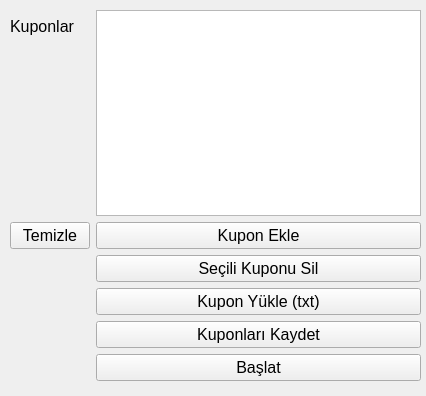
<?xml version="1.0" encoding="UTF-8"?>
<ui version="4.0">
 <class>KuponBruteForceForm</class>
 <widget class="QWidget" name="KuponBruteForceForm">
  <property name="geometry">
   <rect>
    <x>0</x>
    <y>0</y>
    <width>426</width>
    <height>396</height>
   </rect>
  </property>
  <property name="font">
   <font>
    <pointsize>12</pointsize>
   </font>
  </property>
  <property name="windowTitle">
   <string>Kupon Brute Force</string>
  </property>
  <widget class="QWidget" name="formLayoutWidget">
   <property name="geometry">
    <rect>
     <x>10</x>
     <y>10</y>
     <width>411</width>
     <height>371</height>
    </rect>
   </property>
   <layout class="QFormLayout" name="formLayout">
    <item row="0" column="0">
     <widget class="QLabel" name="label">
      <property name="text">
       <string>Kuponlar</string>
      </property>
     </widget>
    </item>
    <item row="0" column="1">
     <widget class="QListWidget" name="kupon_liste"/>
    </item>
    <item row="1" column="1">
     <widget class="QPushButton" name="kupon_ekle_button">
      <property name="text">
       <string>Kupon Ekle</string>
      </property>
     </widget>
    </item>
    <item row="2" column="1">
     <widget class="QPushButton" name="kupon_sil_button">
      <property name="text">
       <string>Seçili Kuponu Sil</string>
      </property>
     </widget>
    </item>
    <item row="1" column="0">
     <widget class="QPushButton" name="kupon_liste_temizle_button">
      <property name="text">
       <string>Temizle</string>
      </property>
     </widget>
    </item>
    <item row="4" column="1">
     <widget class="QPushButton" name="kupon_liste_save_button">
      <property name="text">
       <string>Kuponları Kaydet</string>
      </property>
     </widget>
    </item>
    <item row="5" column="1">
     <widget class="QPushButton" name="kupon_baslat_button">
      <property name="text">
       <string>Başlat</string>
      </property>
     </widget>
    </item>
    <item row="3" column="1">
     <widget class="QPushButton" name="kupon_yukle_button">
      <property name="text">
       <string>Kupon Yükle (txt)</string>
      </property>
     </widget>
    </item>
   </layout>
  </widget>
 </widget>
 <resources/>
 <connections/>
</ui>
